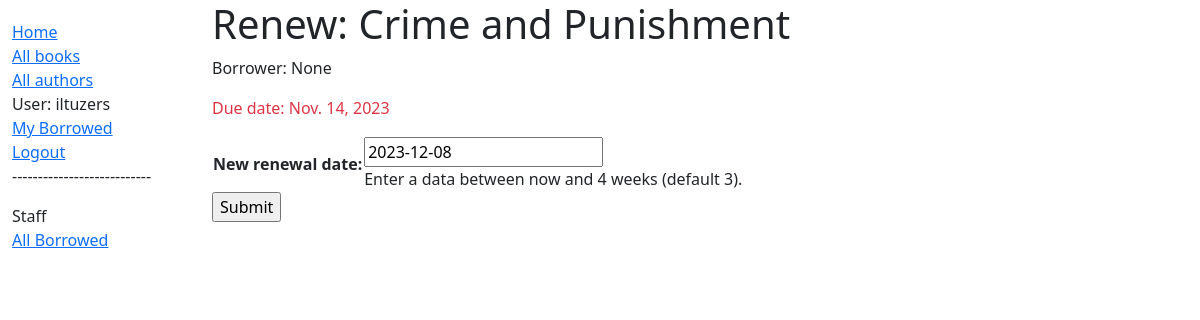
Before: /catalog/book/5cfc2aac-0dbc-41bf-95ce-6f4866961ef9/renew/ (signed in) with the older database file.
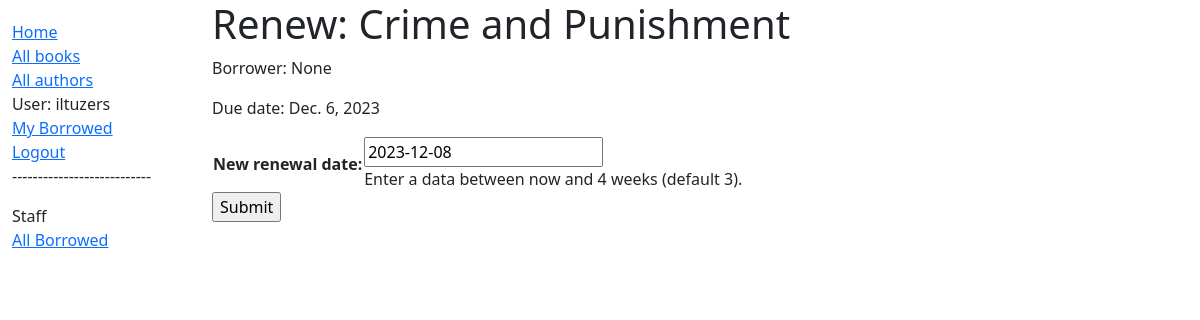
After: the same page with the newer database file.
### catalog/models.py (models this page shows, shortened)
class BookInstance(models.Model):
    id = models.UUIDField(primary_key=True, default=uuid.uuid4,
                          help_text="Unique ID for this particular book across whole library")
    book = models.ForeignKey('Book', on_delete=models.RESTRICT, null=True)
    imprint = models.CharField(max_length=200)
    due_back = models.DateField(null=True, blank=True)
    borrower = models.ForeignKey(settings.AUTH_USER_MODEL, on_delete=models.SET_NULL, null=True, blank=True)
    LOAN_STATUS = (
        ('m', 'Maintenance'),
        ('o', 'On loan'),
        ('a', 'Available'),
        ('r', 'Reserved'),
    )
    status = models.CharField(
        max_length=1,
        choices = LOAN_STATUS,
        blank=True,
        default = 'm',
        help_text = 'Book availability',
    )
    class Meta:
        ordering = ['due_back']
        permissions = (("can_mark_returned","Set book as returned"),)
    @property
    def is_overdue(self):
        return bool(self.due_back and date.today() > self.due_back)

### catalog/views.py (the view)
# urls.py: path('book/<uuid:pk>/renew/', views.renew_book_librarian, name='renew-book-librarian'),
@login_required
@permission_required('catalog.can_mark_returned')
def renew_book_librarian(request, pk):
    book_instance = get_object_or_404(BookInstance, pk=pk)
    if request.method == "POST":
        form = RenewBookModelForm(request.POST)
        if form.is_valid():
            book_instance.due_back = form.cleaned_data['due_back']
            book_instance.save()
            return HttpResponseRedirect(reverse('all-borrowed'))
    else:
        proposed_renewal_date = datetime.date.today() + datetime.timedelta(weeks=3)
        form = RenewBookModelForm(initial={'due_back': proposed_renewal_date})
    context = {
        'form': form,
        'book_instance': book_instance,
    }
    return render(request, 'catalog/book_renew_librarian.html', context)

### catalog/forms.py (shortened to what this page needs)
class RenewBookModelForm(ModelForm):
    class Meta:
        model = BookInstance
        fields = ['due_back']
        labels = {'due_back': _('New renewal date')}
        help_texts = {'due_back': _('Enter a data between now and 4 weeks (default 3).')}

### catalog/templates/catalog/book_renew_librarian.html (shortened to what this page needs)
{% extends "base_generic.html" %}
{% block content %}
    <h1>Renew: {{ book_instance.book.title }}</h1>
    <p>Borrower: {{ book_instance.borrower }}</p>
    <p {% if book_instance.is_overdue %}
    class="text-danger"
    {% endif %}>Due date: {{ book_instance.due_back }}</p>
    <form action="" method="post">
        <table>
            {{ form.as_table }}
        </table>
        <input type="submit" value="Submit">
    </form>
{% endblock %}

Changed rows visible on the page:
changed BookInstance "None": due_back "Nov. 14, 2023" → "Dec. 6, 2023"
